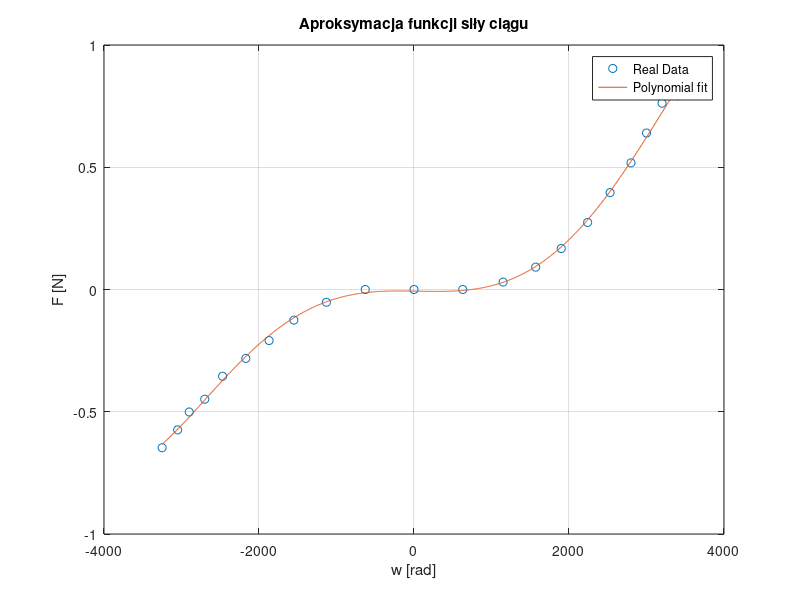

Write the MATLAB code that produced this figure.
function [p, mu] = optymalizacja()
    data = load('charakterystyka_statyczna.mat');
    w = data.charakterystyka_statyczna.w;
    F = data.charakterystyka_statyczna.F;
    
    % Optimize -> 7 degree polynomial fit
    [p,~,mu] = polyfit(w,F,5);
    % Plot
    w_poly = linspace(min(w),max(w),1000);
    F_poly = polyval(p,w_poly,[],mu);
    figure();
    plot(w, F,'o'); hold on
    plot(w_poly,F_poly); hold off
    title('Aproksymacja funkcji siły ciągu'); legend('Real Data', 'Polynomial fit'); xlabel('w [rad]'); ylabel('F [N]'); grid on
end